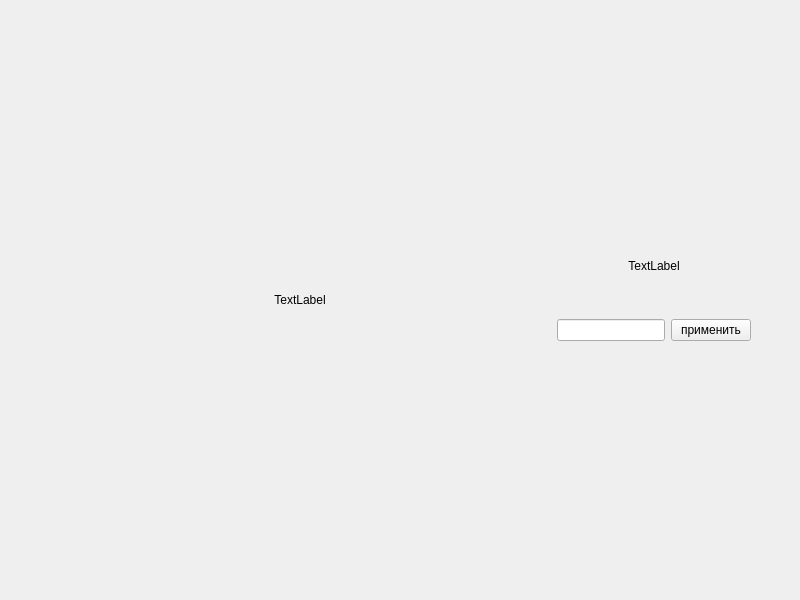
<?xml version="1.0" encoding="UTF-8"?>
<ui version="4.0">
 <class>MainWindow</class>
 <widget class="QMainWindow" name="MainWindow">
  <property name="geometry">
   <rect>
    <x>0</x>
    <y>0</y>
    <width>800</width>
    <height>600</height>
   </rect>
  </property>
  <property name="windowTitle">
   <string>MainWindow</string>
  </property>
  <widget class="QWidget" name="centralwidget">
   <layout class="QHBoxLayout" name="horizontalLayout_4">
    <item>
     <layout class="QVBoxLayout" name="verticalLayout_2">
      <item>
       <spacer name="verticalSpacer_3">
        <property name="orientation">
         <enum>Qt::Orientation::Vertical</enum>
        </property>
        <property name="sizeHint" stdset="0">
         <size>
          <width>20</width>
          <height>40</height>
         </size>
        </property>
       </spacer>
      </item>
      <item>
       <layout class="QHBoxLayout" name="horizontalLayout_2">
        <item>
         <spacer name="horizontalSpacer">
          <property name="orientation">
           <enum>Qt::Orientation::Horizontal</enum>
          </property>
          <property name="sizeType">
           <enum>QSizePolicy::Policy::Maximum</enum>
          </property>
          <property name="sizeHint" stdset="0">
           <size>
            <width>40</width>
            <height>20</height>
           </size>
          </property>
         </spacer>
        </item>
        <item>
         <layout class="QHBoxLayout" name="horizontalLayout">
          <item>
           <widget class="QLabel" name="status">
            <property name="sizePolicy">
             <sizepolicy hsizetype="Expanding" vsizetype="Preferred">
              <horstretch>0</horstretch>
              <verstretch>0</verstretch>
             </sizepolicy>
            </property>
            <property name="text">
             <string>TextLabel</string>
            </property>
            <property name="alignment">
             <set>Qt::AlignmentFlag::AlignCenter</set>
            </property>
           </widget>
          </item>
          <item>
           <layout class="QVBoxLayout" name="verticalLayout">
            <item>
             <widget class="QLabel" name="status_2">
              <property name="sizePolicy">
               <sizepolicy hsizetype="Preferred" vsizetype="Preferred">
                <horstretch>0</horstretch>
                <verstretch>0</verstretch>
               </sizepolicy>
              </property>
              <property name="text">
               <string>TextLabel</string>
              </property>
              <property name="alignment">
               <set>Qt::AlignmentFlag::AlignCenter</set>
              </property>
             </widget>
            </item>
            <item>
             <spacer name="verticalSpacer">
              <property name="orientation">
               <enum>Qt::Orientation::Vertical</enum>
              </property>
              <property name="sizeType">
               <enum>QSizePolicy::Policy::Maximum</enum>
              </property>
              <property name="sizeHint" stdset="0">
               <size>
                <width>20</width>
                <height>40</height>
               </size>
              </property>
             </spacer>
            </item>
            <item>
             <layout class="QHBoxLayout" name="horizontalLayout_3">
              <item>
               <widget class="QLineEdit" name="lineEdit">
                <property name="sizePolicy">
                 <sizepolicy hsizetype="Maximum" vsizetype="Fixed">
                  <horstretch>0</horstretch>
                  <verstretch>0</verstretch>
                 </sizepolicy>
                </property>
                <property name="alignment">
                 <set>Qt::AlignmentFlag::AlignCenter</set>
                </property>
               </widget>
              </item>
              <item>
               <widget class="QPushButton" name="pushButton">
                <property name="cursor">
                 <cursorShape>PointingHandCursor</cursorShape>
                </property>
                <property name="text">
                 <string>применить</string>
                </property>
               </widget>
              </item>
             </layout>
            </item>
           </layout>
          </item>
         </layout>
        </item>
        <item>
         <spacer name="horizontalSpacer_2">
          <property name="orientation">
           <enum>Qt::Orientation::Horizontal</enum>
          </property>
          <property name="sizeType">
           <enum>QSizePolicy::Policy::Maximum</enum>
          </property>
          <property name="sizeHint" stdset="0">
           <size>
            <width>40</width>
            <height>20</height>
           </size>
          </property>
         </spacer>
        </item>
       </layout>
      </item>
      <item>
       <spacer name="verticalSpacer_2">
        <property name="orientation">
         <enum>Qt::Orientation::Vertical</enum>
        </property>
        <property name="sizeHint" stdset="0">
         <size>
          <width>20</width>
          <height>40</height>
         </size>
        </property>
       </spacer>
      </item>
     </layout>
    </item>
   </layout>
  </widget>
 </widget>
 <resources/>
 <connections/>
</ui>
